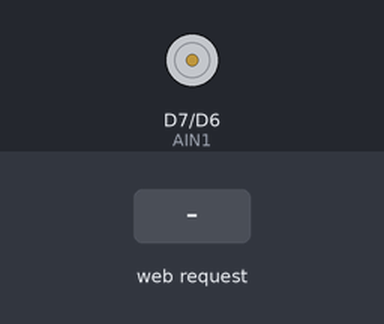
Recording of a sketch running on a simulated ESP8266 (NodeMCU). On the bench: motor-driver pin pairs drawn as motors (green arrow = first pin HIGH = forward, orange = second pin HIGH = backward, longer = more drive, scaled by the enable pin). The inputs (shaded band) are chosen by the test bench. WiFi joins after 1.5 s; servers stay silent unless stated; not simulated (calls return 0 or success): secrets.h; what the sketch prints to the serial monitor is not drawn.

Above: at 2.7 s.
2.8 s: HTTP request GET /forward received
At 3.6 s:
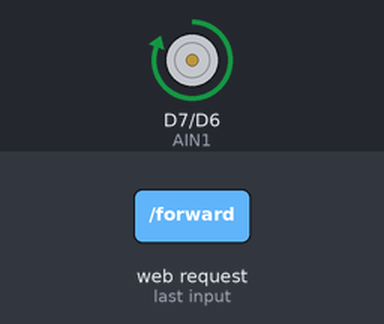
5.3 s: HTTP request GET /backward received
At 6.0 s:
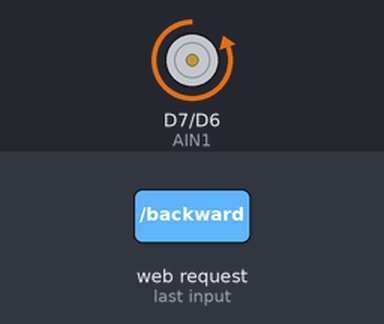
7.8 s: HTTP request GET /forward?value=1 received
At 9.9 s:
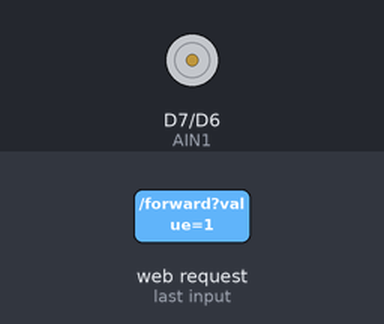
10.3 s: HTTP request GET /backward?value=1 received
At 11.0 s:
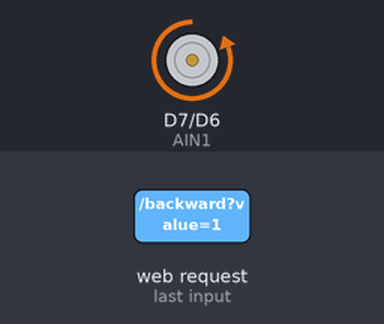
Timing chart, 0 to 13.3 s (numbered marks = the images above; inputs shaded):
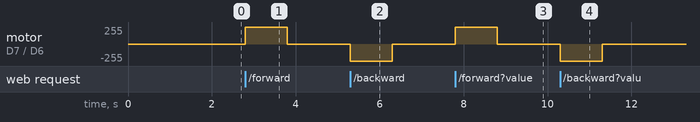

The sketch:

orion_esp8266_motor_web_control_v2.ino
```cpp
#include <ESP8266WiFi.h>
#include <ESP8266WebServer.h>
#include "secrets.h"

#define PWMA D5
#define AIN1 D7
#define AIN2 D6

ESP8266WebServer server(80);

int currentSpeed = 600;
unsigned long lastCommandTime = 0;
const unsigned long timeout = 1000;

// ================= MOTOR =================

void motorForward() {
  digitalWrite(AIN1, HIGH);
  digitalWrite(AIN2, LOW);
  analogWrite(PWMA, currentSpeed);
  lastCommandTime = millis();
}

void motorBackward() {
  digitalWrite(AIN1, LOW);
  digitalWrite(AIN2, HIGH);
  analogWrite(PWMA, currentSpeed);
  lastCommandTime = millis();
}

void motorStop() {
  analogWrite(PWMA, 0);
}

// ================= WEB PAGE =================

const char webpage[] PROGMEM = R"====(
<!DOCTYPE html>
<html>
<head>
<meta name="viewport" content="width=device-width, initial-scale=1">
<title>Orion Motor v2</title>
<style>
body { margin:0; background:#111; color:white; font-family:sans-serif; text-align:center; padding-top:30px; }
button { width:80%; max-width:300px; padding:20px; margin:15px; font-size:20px; border:none; border-radius:12px; color:white; }
.forward { background:#2ecc71; }
.backward { background:#e74c3c; }
.stop { background:#3498db; }
input[type=range] { width:80%; max-width:300px; }
.speed { margin-top:20px; font-size:18px; }
</style>
</head>
<body>

<h2>Orion Motor v2</h2>

<button class="forward" onclick="sendCmd('forward')">Forward</button>
<button class="backward" onclick="sendCmd('backward')">Backward</button>
<button class="stop" onclick="sendCmd('stop')">Stop</button>

<div class="speed">
  Speed: <span id="speedValue">600</span>
</div>

<input type="range" min="0" max="1023" value="600"
       oninput="updateSpeed(this.value)">

<script>
let speedTimer = null;

function sendCmd(cmd) {
  fetch('/' + cmd).catch(()=>{});
}

function updateSpeed(val) {
  document.getElementById("speedValue").innerText = val;

  clearTimeout(speedTimer);
  speedTimer = setTimeout(() => {
    fetch('/speed?value=' + val).catch(()=>{});
  }, 150);
}
</script>

</body>
</html>
)====";

// ================= SETUP =================

void setup() {
  Serial.begin(115200);

  pinMode(PWMA, OUTPUT);
  pinMode(AIN1, OUTPUT);
  pinMode(AIN2, OUTPUT);

  motorStop();

  WiFi.begin(WIFI_SSID, WIFI_PASSWORD);

  Serial.print("Connecting");
  while (WiFi.status() != WL_CONNECTED) {
    delay(500);
    Serial.print(".");
  }


  WiFi.setSleepMode(WIFI_NONE_SLEEP);

  Serial.println("\nConnected");
  Serial.print("IP: ");
  Serial.println(WiFi.localIP());

  server.on("/", []() {
    server.send(200, "text/html", webpage);
  });

  server.on("/forward", []() {
    motorForward();
    server.send(200, "text/plain", "OK");
  });

  server.on("/backward", []() {
    motorBackward();
    server.send(200, "text/plain", "OK");
  });

  server.on("/stop", []() {
    motorStop();
    server.send(200, "text/plain", "OK");
  });

server.on("/speed", []() {
  if (server.hasArg("value")) {
    String val = server.arg("value");
    Serial.print("Raw value: ");
    Serial.println(val);

    currentSpeed = val.toInt();

    Serial.print("Speed set to: ");
    Serial.println(currentSpeed);
  }
  server.send(200, "text/plain", "OK");
});


  server.begin();
}

// ================= LOOP =================

void loop() {
  server.handleClient();

  if (millis() - lastCommandTime > timeout) {
    motorStop();
  }

  yield();
}
```

Measured:
- after the input at 2.8 s, motor on D7 (AIN1) / D6 (AIN2): stopped → forward 255/255 at once, → stopped 1.0 s later
- after the input at 5.3 s, motor on D7 (AIN1) / D6 (AIN2): stopped → backward 255/255 at once, → stopped 1.0 s later
- after the input at 7.8 s, motor on D7 (AIN1) / D6 (AIN2): stopped → forward 255/255 at once, → stopped 1.0 s later
- after the input at 10.3 s, motor on D7 (AIN1) / D6 (AIN2): stopped → backward 255/255 at once, → stopped 1.0 s later
